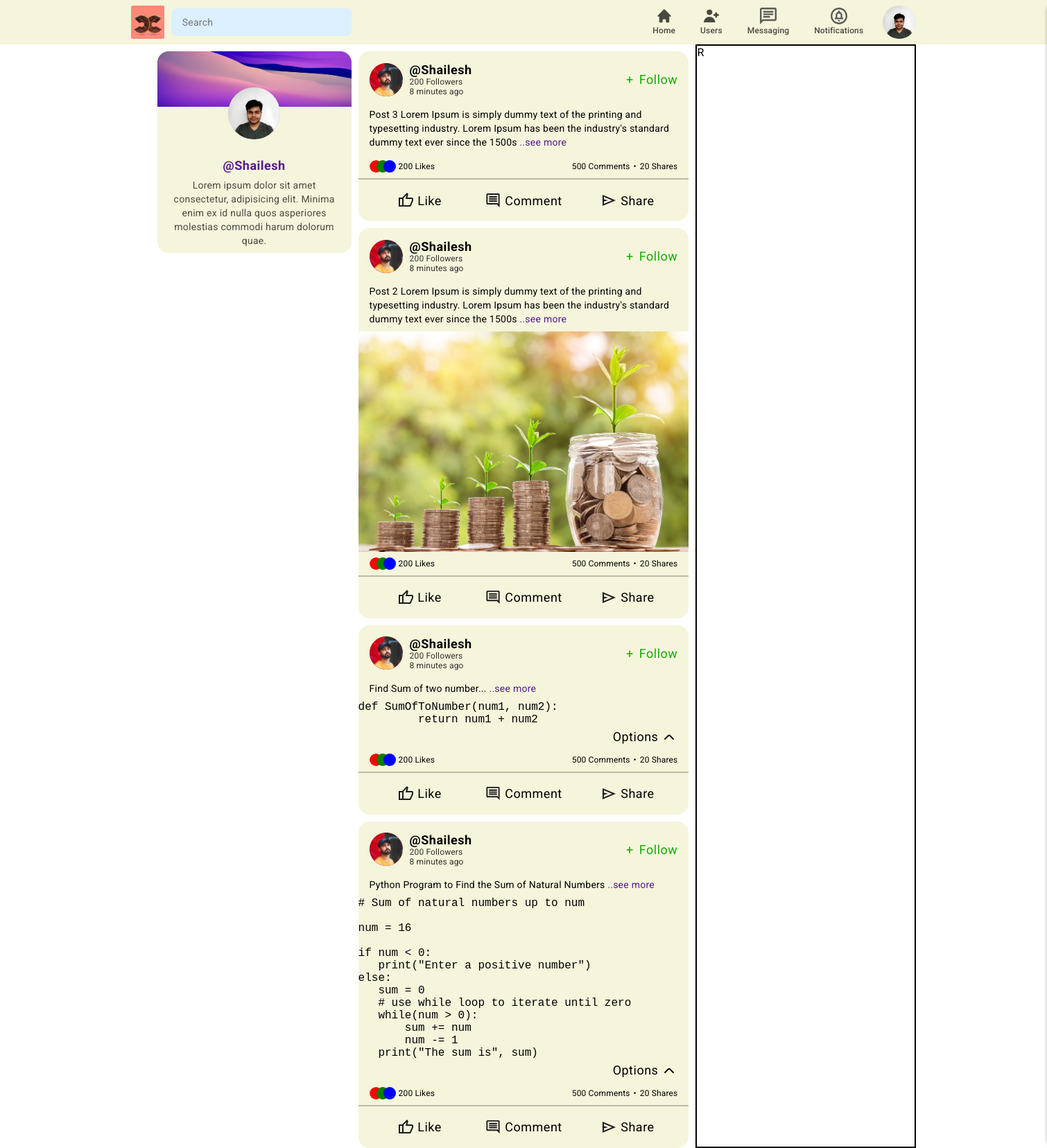
Screenshot of / (signed in) with the database file from the repository.
### share_anything/models.py (models this page shows, shortened)
class UserProfileModel(models.Model):
    user = models.OneToOneField(User, on_delete=models.CASCADE)
    bio = models.TextField(max_length=255, blank=False, null=True)
    profile_picture = models.ImageField(
        upload_to='profile_pics/profile', blank=False, default='profile-img.jpg')
    profile_bg_picture = models.ImageField(
        upload_to='profile_pics/bg', blank=False, default='default-user-bg.jpg')

class PostModel(models.Model):
    user = models.ForeignKey(User, on_delete=models.CASCADE)
    discription_text = models.TextField(max_length=500, blank=True, default='')
    code_text = models.TextField(max_length=500, blank=True, null=True, default='null')
    image = models.ImageField(
        upload_to='user_post_image/', blank=True, null=True, default='null')
    created_at = models.DateTimeField(auto_now_add=True)
    updated_at = models.DateTimeField(auto_now=True)

### share_anything/views.py (the view)
# urls.py: path('', IndexView.as_view(), name='index-page'),
class IndexView(LoginRequiredMixin, View):
    def get(self, request):
        context = dict(
            posts = PostModel.objects.all(),
            loginUser = UserProfileModel.objects.get(user = request.user),
        )
        return render(request, 'share_anything/index.html', context)

### share_anything/templatetags/markdown_filter.py (called while the page is built)
@register.filter
@stringfilter
def markdown(value):
    return md.markdown(value, extensions=['markdown.extensions.fenced_code'])

### share_anything/templates/share_anything/index.html (shortened to what this page needs)
{% extends "share_anything/base/base.html" %}
{% load static %}
{% block styles %}
<link rel="stylesheet" href="{% static "share_anything/css/index.css" %}">
<link rel="stylesheet" href="{% static "share_anything/css/header.css" %}">
<link rel="stylesheet" href="{% static "share_anything/css/middel-grid.css" %}">
<link rel="stylesheet" href="{% static "share_anything/css/left-grid.css" %}">
<link rel="stylesheet" href="{% static "share_anything/css/profile-sidebar.css" %}">
{% endblock styles %}
{% block content %}
<main id="root">
    <section class="section--1">
        {% include "share_anything/includes/header.html" %}
    </section>
    <section class="section--2">
        <main class="content--cont">
            <div class="left--grid">
                {% include "share_anything/includes/user-profile-card.html" %}
            </div>
            <div id="middel--grid" class="middel--grid">
                {% for post in posts %}
                    {% include "share_anything/includes/post-card.html" %}
                {% endfor %}
            </div>
            <div class="right--grid">
                R
            </div>
        </main>
    </section>
</main>
{% endblock content %}

### share_anything/templates/share_anything/base/base.html (shortened to what this page needs)
{% load static %}
<!DOCTYPE html>
<html lang="en">
<head>
    <link rel="stylesheet" href="{% static "share_anything/css/base.css" %}">
    <link rel="stylesheet" href="//cdnjs.cloudflare.com/ajax/libs/highlight.js/11.7.0/styles/default.min.css">
    {% block styles %}{% endblock styles %}
</head>
<body>
    {% block content %}{% endblock content %}
</body>
</html>

### share_anything/templates/share_anything/includes/header.html (shortened to what this page needs)
{% load static %}
<header class="header">
    <nav class="nav">
        <div class="left--cont">
            <figure class="logo--cont">
                <img src="{% static "share_anything/media/logo.svg" %}" alt="">
            </figure>
            <input type="search" placeholder="search">
        </div>
        <div class="links--cont">
            <div class="link--cont">
                <a href="">
                    <img src="{% static "share_anything/media/home.svg" %}" alt="">
                    <p>Home</p>
                </a>
            </div>
            <div class="link--cont">
                <a href="">
                    <img src="{% static "share_anything/media/vector.svg" %}" alt="">
                    <p>Users</p>
                </a>
            </div>
            <div class="link--cont">
                <a href="">
                    <img src="{% static "share_anything/media/chat.svg" %}" alt="">
                    <p>Messaging</p>
                </a>
            </div>
            <div class="link--cont">
                <a href="">
                    <img src="{% static "share_anything/media/circle_notifications.svg" %}" alt="">
                    <p>notifications</p>
                </a>
            </div>
            <div class="user--profile--link">
                <a href="" id="userProfileBtn">
                    <figure class="profile--img">
                        <img src="{{ loginUser.profile_picture.url }}"  alt="">
                    </figure>
                </a>
            </div>
        </div>
    </nav>
</header>

### share_anything/templates/share_anything/includes/user-profile-card.html
<div class="user--profile--cont">
    <figure class="bg-img-cont">
        <img src="{{ loginUser.profile_bg_picture.url }}"  alt="">
    </figure>
    <div class="touch--overflow">
        <a href="" class="user--profile--info--cont">
            <figure class="user--profile--img--cont">
                <img src="{{ loginUser.profile_picture.url }}"  alt="">
            </figure>
            <h3>@{{ request.user | title }}</h3>
        </a>
        <div class="bio--text--cont">
            <p>
                Lorem ipsum dolor sit amet consectetur, adipisicing elit. Minima enim ex id nulla
                quos asperiores molestias commodi harum dolorum quae.
            </p>
        </div>
    </div>
</div>

### share_anything/templates/share_anything/includes/post-card.html (shortened to what this page needs)
{% load static %}
<div class="post--cont">
    <div class="post--header">
        <div class="touch--overflow">
            <a href="" class="post--user--info">
                <figure class="user--img--cont">
                    <img src="{% static "share_anything/media/user-1.png" %}" alt="">
                </figure>
                <div class="text--cont">
                    <h3>@{{ request.user | title }}</h3>
                    <p>200 Followers</p>
                    <p>8 minutes ago</p>
                </div>
            </a>
        </div>
        <div class="touch--overflow">
            <a href="" class="follow--btn">
                <span>&plus;</span>
                <span>Follow</span>
            </a>
        </div>
    </div>
    <div class="post--discription--cont">
        <p class="discription">
            {{ post.discription_text }}
            <a href="">..see more</a>
        </p>
    </div>
    {% if 'null' not in post.image.url %}
        <div class="post--content--cont">
            <img src="{{ post.image.url }}" alt="">
        </div>
    {% elif 'null' not in post.code_text %}
        <div class="code--text--cont">
            {{ post.code_text | markdown | safe }}
        </div>
        <div class="option--btn--cont">
            <div class="touch--overflow">
                <a href="" class="option--btn">
                    <span>Options</span>
                    <img src="{% static "share_anything/media/angle-small-down.svg" %}" alt="" width="24px" class="option--btn--icon">
                </a>
            </div>
        </div>
    {% endif %}
    <div class="likes--comment--share--cont">
        <div class="left--likes--cont">
            <div class="touch--overflow">
                <a href="" class="likes--count--cont">
                    <div class="user--1"></div>
                    <div class="user--2"></div>
                    <div class="user--3"></div>
                    <div class="likes--count">
                        <p>200 Likes</p>
                    </div>
                </a>
            </div>
        </div>
        <div class="right--comment--share--cont">
            <div class="touch--overflow">
                <a href="" class="comment--share-link">
                    <span>500 Comments</span>
                    <span>&bull;</span>
                    <span>20 Shares</span>
                </a>
            </div>
        </div>
    </div>
    <div class="action--btns--cont">
        <div class="like--cont">
            <div class="touch--overflow">
                <a href="" class="btn">
                    <img src="{% static "share_anything/media/thumb_up.svg" %}" alt="">
                    <span>Like</span>
                </a>
            </div>
        </div>
        <div class="comment--cont">
            <div class="touch--overflow">
                <a href="" class="comment--btn btn">
                    <img src="{% static "share_anything/media/comment.svg" %}" alt="">
                    <span>Comment</span>
                </a>
            </div>
        </div>
        <div class="share--cont">
            <div class="touch--overflow">
                <a href="" class="btn">
                    <img src="{% static "share_anything/media/send.svg" %}" alt="">
                    <span>Share</span>
                </a>
            </div>
        </div>
    </div>
</div>

### share_anything/static/share_anything/css/base.css (style rules this page uses)
:root { --DISPLAY--SIZE: 4rem; --DISPLAY--LINE--HEIGHT: 44px; --HEADING--SIZE: 2.813rem; --HEADING--LINE--HEIGHT: 36px; --TITLE--SIZE: 1.25rem; --TITLE--LINE--HEIGHT: 24px; --TITLE--LETTER--SPACING: 0.15px; --LABLE--SIZE: 1.125rem; --LABEL--LINE--HEIGHT: 16px; --LABEL--LETTER--SPACING: 0.5px; --BODY--M--SIZE: 0.875rem; --BODY--M--LINE-HEIGHT: 20px; --BODY--M--LETTER--SPACING: 0.25px; --BODY--S--SIZE: 12px; --BODY--S--LINE-HEIGHT: 18px; --BODY--S--LETTER--SPACING: 0.15px; }
input, button { font-family: "Roboto", Arial, Helvetica, sans-serif ; }
body { font-family: "Roboto", Arial, Helvetica, sans-serif ; font-size: 1rem; width: 100%; height: 100%; min-height: 100vh; overflow-x: hidden; position: relative; }

### share_anything/static/share_anything/css/index.css (style rules this page uses)
#root { width: 100%; display: flex; flex-direction: column; align-items: center; }
.section--1 { background-color: #f5f5dc; width: 100%; display: flex; flex-direction: column; align-items: center; justify-content: center; }
.section--2 { width: 100%; display: flex; justify-content: center; }
.content--cont { width: 75%; display: grid; grid-template-columns: unset; column-gap: 10px; }
@media (width >= 600px) { .content--cont { grid-template-columns: 1fr 1.5fr; } }
@media (1024px < width) { .content--cont { grid-template-columns: 1fr 1.5fr 1fr; } }
.section--2 .left--grid { display: flex; flex-direction: column; align-items: flex-end; }
.section--2 .middel--grid { width: 100%; height: fit-content; }
.section--2 .right--grid { border: 2px solid #000; }
@media (width >= 600px) { .section--2 .right--grid { display: none; } }
@media (1024px < width) { .section--2 .right--grid { display: block; } }
.touch--overflow { display: flex; align-items: center; justify-content: center; border-radius: 16px; overflow: hidden; }

### share_anything/static/share_anything/css/header.css (style rules this page uses)
.header { width: 75%; }
.header .nav { width: 100%; display: flex; align-items: center; justify-content: space-between; }
.left--cont { display: flex; align-items: center; justify-content: flex-start; column-gap: 10px; flex: 1; }
.nav .logo--cont { width: 48px; height: 48px; display: flex; align-items: center; justify-content: center; }
.logo--cont img { width: 100%; height: 100%; object-fit: cover; object-position: center; }
.left--cont input { flex-basis: 35%; flex-shrink: 1; text-transform: capitalize; font-size: var(--BODY--M--SIZE); letter-spacing: var(--BODY--M--LETTER--SPACING); font-weight: 400; letter-spacing: 0.25px; background-color: #dbefff; color: #000; padding: 12px 16px; outline: none; border: none; border-radius: 8px; transition: background-color 0.3s ease-in-out; }
.nav .links--cont { display: flex; gap: 20px; }
.links--cont .link--cont { align-items: center; justify-content: center; }
@media (768px <=width) { .link--cont { display: flex; } }
.link--cont a { text-decoration: none; display: flex; flex-direction: column; align-items: center; justify-content: center; row-gap: 2px; padding: 8px; border-bottom: 2px Solid transparent; opacity: .7; transition: transform 0.3s ease-in-out, opacity 0.3s ease-in-out; }
.link--cont a img { width: 24px; height: 24px; object-fit: contain; object-position: center; }
.link--cont p { text-transform: capitalize; font-size: 12px; font-weight: 500; letter-spacing: 0.15px; color: #000; }
.links--cont .user--profile--link { display: flex; align-items: center; justify-content: center; }
.user--profile--link a { text-decoration: none; display: flex; flex-direction: column; align-items: center; justify-content: center; row-gap: 2px; padding-block: 8px; }
.user--profile--link a .profile--img { background-color: bisque; width: 48px; height: 48px; border-radius: 48px; display: flex; flex-direction: column; align-items: center; justify-content: center; overflow: hidden; }
.profile--img img { width: 100%; height: 100%; object-fit: cover; object-position: center; }

### share_anything/static/share_anything/css/profile-sidebar.css (style rules this page uses)
.bg-img-cont img { aspect-ratio: 3/1; width: inherit; height: inherit; object-fit: cover; object-position: center; }
.user--profile--info--cont { text-decoration: none; width: 100%; display: flex; flex-direction: column; align-items: center; justify-content: center; }
.user--profile--img--cont { aspect-ratio: 1/1; background-color: #b2b2ff; width: 75px; height: 75px; transform: translateY(-28px); border-radius: 75px; overflow: hidden; }
.user--profile--img--cont img { width: inherit; height: inherit; object-fit: cover; object-position: center; }

### rows the page displays
UserProfileModel: profile_picture (picture), profile_bg_picture (picture)
PostModel: discription_text "Post 3 Lorem Ipsum is simply dummy text of the printing and typesetting industry. Lorem Ipsum has been the industry's standard dummy text ever since the 1500s"
PostModel: discription_text "Post 2 Lorem Ipsum is simply dummy text of the printing and typesetting industry. Lorem Ipsum has been the industry's standard dummy text ever since the 1500s", image (picture)
PostModel: discription_text "Find Sum of two number...", code_text "def SumOfToNumber(num1, num2): return num1 + num2"
PostModel: discription_text "Python Program to Find the Sum of Natural Numbers", code_text "# Sum of natural numbers up to num num = 16 if num < 0: print(\"Enter a positive number\") else: sum = 0 # use while loop to iterate until zero while(num > 0): sum += num num -= 1 print(\"The sum is\", sum)"

### other values shown
{{ request.user | title }} "Shailesh"
